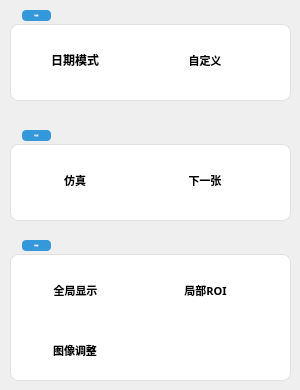
       <widget class="QWidget" name="page_10">
        <widget class="QGroupBox" name="groupBox_12">
         <property name="geometry">
          <rect>
           <x>10</x>
           <y>10</y>
           <width>281</width>
           <height>91</height>
          </rect>
         </property>
         <property name="font">
          <font>
           <family>Microsoft YaHei</family>
           <pointsize>-1</pointsize>
           <italic>false</italic>
           <bold>true</bold>
          </font>
         </property>
         <property name="styleSheet">
          <string notr="true">QGroupBox{font: bold 14px &quot;Microsoft YaHei&quot;; color: #2c3e50; border: 1px solid #e0e0e0; border-radius: 8px; margin-top: 14px; padding-top: 18px; background: #ffffff;}
QGroupBox::title{subcontrol-origin: margin; left: 12px; padding: 4px 12px; background: #3498db; color: white; border-radius: 4px;}</string>
         </property>
         <property name="title">
          <string>检测设置</string>
         </property>
         <widget class="QToolButton" name="toolButton_6">
          <property name="geometry">
           <rect>
            <x>10</x>
            <y>30</y>
            <width>110</width>
            <height>40</height>
           </rect>
          </property>
          <property name="font">
           <font>
            <family>微软雅黑</family>
            <pointsize>9</pointsize>
            <bold>true</bold>
           </font>
          </property>
          <property name="styleSheet">
           <string notr="true"> QToolButton {
        opacity: 1;
 		border: none;
}
/* 按下状态 */
QToolButton:pressed {
   background-color: #546E7A; /* 深石板灰 */
    background-image: none;
    padding-top: 12px;
    padding-bottom: 8px;
    border: 1px solid #37474F; /* 深色边框模拟阴影 */
}
</string>
          </property>
          <property name="text">
           <string>日期模式</string>
          </property>
          <property name="icon">
           <iconset resource="OCRdemo.qrc">
            <normaloff>:/PIC/Resources/PICs/rl.png</normaloff>:/PIC/Resources/PICs/rl.png</iconset>
          </property>
          <property name="iconSize">
           <size>
            <width>30</width>
            <height>30</height>
           </size>
          </property>
          <property name="toolButtonStyle">
           <enum>Qt::ToolButtonStyle::ToolButtonTextBesideIcon</enum>
          </property>
         </widget>
         <widget class="QToolButton" name="toolButton_9">
          <property name="geometry">
           <rect>
            <x>140</x>
            <y>30</y>
            <width>110</width>
            <height>40</height>
           </rect>
          </property>
          <property name="font">
           <font>
            <family>微软雅黑</family>
            <pointsize>8</pointsize>
            <bold>true</bold>
           </font>
          </property>
          <property name="styleSheet">
           <string notr="true"> QToolButton {
        opacity: 1;
 		border: none;
}
/* 按下状态 */
QToolButton:pressed {
   background-color: #546E7A; /* 深石板灰 */
    background-image: none;
    padding-top: 12px;
    padding-bottom: 8px;
    border: 1px solid #37474F; /* 深色边框模拟阴影 */
}
</string>
          </property>
          <property name="text">
           <string>自定义</string>
          </property>
          <property name="icon">
           <iconset resource="OCRdemo.qrc">
            <normaloff>:/PIC/Resources/PICs/A2.png</normaloff>:/PIC/Resources/PICs/A2.png</iconset>
          </property>
          <property name="iconSize">
           <size>
            <width>30</width>
            <height>30</height>
           </size>
          </property>
          <property name="toolButtonStyle">
           <enum>Qt::ToolButtonStyle::ToolButtonTextBesideIcon</enum>
          </property>
         </widget>
        </widget>
        <widget class="QGroupBox" name="groupBox_13">
         <property name="geometry">
          <rect>
           <x>10</x>
           <y>240</y>
           <width>281</width>
           <height>141</height>
          </rect>
         </property>
         <property name="font">
          <font>
           <family>Microsoft YaHei</family>
           <pointsize>-1</pointsize>
           <italic>false</italic>
           <bold>true</bold>
          </font>
         </property>
         <property name="styleSheet">
          <string notr="true">QGroupBox{font: bold 14px &quot;Microsoft YaHei&quot;; color: #2c3e50; border: 1px solid #e0e0e0; border-radius: 8px; margin-top: 14px; padding-top: 18px; background: #ffffff;}
QGroupBox::title{subcontrol-origin: margin; left: 12px; padding: 4px 12px; background: #3498db; color: white; border-radius: 4px;}</string>
         </property>
         <property name="title">
          <string>图像设置</string>
         </property>
         <widget class="QToolButton" name="toolButton_7">
          <property name="geometry">
           <rect>
            <x>10</x>
            <y>90</y>
            <width>110</width>
            <height>40</height>
           </rect>
          </property>
          <property name="font">
           <font>
            <family>微软雅黑</family>
            <pointsize>8</pointsize>
            <bold>true</bold>
           </font>
          </property>
          <property name="styleSheet">
           <string notr="true"> QToolButton {
        opacity: 1;
 		border: none;
}
/* 按下状态 */
QToolButton:pressed {
   background-color: #546E7A; /* 深石板灰 */
    background-image: none;
    padding-top: 12px;
    padding-bottom: 8px;
    border: 1px solid #37474F; /* 深色边框模拟阴影 */
}
</string>
          </property>
          <property name="text">
           <string>图像调整</string>
          </property>
          <property name="icon">
           <iconset resource="OCRdemo.qrc">
            <normaloff>:/PIC/Resources/PICs/Bianji.png</normaloff>:/PIC/Resources/PICs/Bianji.png</iconset>
          </property>
          <property name="iconSize">
           <size>
            <width>30</width>
            <height>30</height>
           </size>
          </property>
          <property name="toolButtonStyle">
           <enum>Qt::ToolButtonStyle::ToolButtonTextBesideIcon</enum>
          </property>
         </widget>
         <widget class="QToolButton" name="moveDownBtn_2">
          <property name="geometry">
           <rect>
            <x>140</x>
            <y>30</y>
            <width>111</width>
            <height>41</height>
           </rect>
          </property>
          <property name="font">
           <font>
            <family>微软雅黑</family>
            <pointsize>8</pointsize>
            <bold>true</bold>
           </font>
          </property>
          <property name="styleSheet">
           <string notr="true"> QToolButton {
        opacity: 1;
 		border: none;
}
/* 按下状态 */
QToolButton:pressed {
   background-color: #546E7A; /* 深石板灰 */
    background-image: none;
    padding-top: 12px;
    padding-bottom: 8px;
    border: 1px solid #37474F; /* 深色边框模拟阴影 */
}
</string>
          </property>
          <property name="text">
           <string>局部ROI</string>
          </property>
          <property name="icon">
           <iconset resource="OCRdemo.qrc">
            <normaloff>:/PNG/Resources/PNG/Jubu.png</normaloff>:/PNG/Resources/PNG/Jubu.png</iconset>
          </property>
          <property name="iconSize">
           <size>
            <width>30</width>
            <height>30</height>
           </size>
          </property>
          <property name="popupMode">
           <enum>QToolButton::ToolButtonPopupMode::DelayedPopup</enum>
          </property>
          <property name="toolButtonStyle">
           <enum>Qt::ToolButtonStyle::ToolButtonTextBesideIcon</enum>
          </property>
          <property name="arrowType">
           <enum>Qt::ArrowType::NoArrow</enum>
          </property>
         </widget>
         <widget class="QToolButton" name="moveDownBtn_3">
          <property name="geometry">
           <rect>
            <x>10</x>
            <y>30</y>
            <width>111</width>
            <height>41</height>
           </rect>
          </property>
          <property name="font">
           <font>
            <family>微软雅黑</family>
            <pointsize>8</pointsize>
            <bold>true</bold>
           </font>
          </property>
          <property name="styleSheet">
           <string notr="true"> QToolButton {
        opacity: 1;
 		border: none;
}
/* 按下状态 */
QToolButton:pressed {
   background-color: #546E7A; /* 深石板灰 */
    background-image: none;
    padding-top: 12px;
    padding-bottom: 8px;
    border: 1px solid #37474F; /* 深色边框模拟阴影 */
}
</string>
          </property>
          <property name="text">
           <string>全局显示</string>
          </property>
          <property name="icon">
           <iconset resource="OCRdemo.qrc">
            <normaloff>:/PNG/Resources/PNG/Quanju.png</normaloff>:/PNG/Resources/PNG/Quanju.png</iconset>
          </property>
          <property name="iconSize">
           <size>
            <width>30</width>
            <height>30</height>
           </size>
          </property>
          <property name="popupMode">
           <enum>QToolButton::ToolButtonPopupMode::DelayedPopup</enum>
          </property>
          <property name="toolButtonStyle">
           <enum>Qt::ToolButtonStyle::ToolButtonTextBesideIcon</enum>
          </property>
          <property name="arrowType">
           <enum>Qt::ArrowType::NoArrow</enum>
          </property>
         </widget>
        </widget>
        <widget class="QGroupBox" name="groupBox_4">
         <property name="geometry">
          <rect>
           <x>10</x>
           <y>130</y>
           <width>281</width>
           <height>91</height>
          </rect>
         </property>
         <property name="font">
          <font>
           <family>Microsoft YaHei</family>
           <pointsize>-1</pointsize>
           <italic>false</italic>
           <bold>true</bold>
          </font>
         </property>
         <property name="styleSheet">
          <string notr="true">QGroupBox{font: bold 14px &quot;Microsoft YaHei&quot;; color: #2c3e50; border: 1px solid #e0e0e0; border-radius: 8px; margin-top: 14px; padding-top: 18px; background: #ffffff;}
QGroupBox::title{subcontrol-origin: margin; left: 12px; padding: 4px 12px; background: #3498db; color: white; border-radius: 4px;}</string>
         </property>
         <property name="title">
          <string>图片仿真</string>
         </property>
         <widget class="QToolButton" name="toolButton_2">
          <property name="geometry">
           <rect>
            <x>10</x>
            <y>30</y>
            <width>110</width>
            <height>40</height>
           </rect>
          </property>
          <property name="font">
           <font>
            <family>微软雅黑</family>
            <pointsize>8</pointsize>
            <bold>true</bold>
           </font>
          </property>
          <property name="styleSheet">
           <string notr="true"> QToolButton {
        opacity: 1;
 		border: none;
}
/* 按下状态 */
QToolButton:pressed {
   background-color: #546E7A; /* 深石板灰 */
    background-image: none;
    padding-top: 12px;
    padding-bottom: 8px;
    border: 1px solid #37474F; /* 深色边框模拟阴影 */
}
</string>
          </property>
          <property name="text">
           <string>仿真</string>
          </property>
          <property name="icon">
           <iconset resource="OCRdemo.qrc">
            <normaloff>:/PIC/Resources/PICs/Anquan.png</normaloff>:/PIC/Resources/PICs/Anquan.png</iconset>
          </property>
          <property name="iconSize">
           <size>
            <width>30</width>
            <height>30</height>
           </size>
          </property>
          <property name="toolButtonStyle">
           <enum>Qt::ToolButtonStyle::ToolButtonTextBesideIcon</enum>
          </property>
         </widget>
         <widget class="QToolButton" name="toolButton_4">
          <property name="geometry">
           <rect>
            <x>140</x>
            <y>30</y>
            <width>110</width>
            <height>40</height>
           </rect>
          </property>
          <property name="font">
           <font>
            <family>微软雅黑</family>
            <pointsize>8</pointsize>
            <bold>true</bold>
           </font>
          </property>
          <property name="styleSheet">
           <string notr="true"> QToolButton {
        opacity: 1;
 		border: none;
}
/* 按下状态 */
QToolButton:pressed {
   background-color: #546E7A; /* 深石板灰 */
    background-image: none;
    padding-top: 12px;
    padding-bottom: 8px;
    border: 1px solid #37474F; /* 深色边框模拟阴影 */
}
</string>
          </property>
          <property name="text">
           <string>下一张</string>
          </property>
          <property name="icon">
           <iconset resource="OCRdemo.qrc">
            <normaloff>:/PIC/Resources/PICs/XYZ.png</normaloff>:/PIC/Resources/PICs/XYZ.png</iconset>
          </property>
          <property name="iconSize">
           <size>
            <width>30</width>
            <height>30</height>
           </size>
          </property>
          <property name="toolButtonStyle">
           <enum>Qt::ToolButtonStyle::ToolButtonTextBesideIcon</enum>
          </property>
         </widget>
        </widget>
       </widget>
